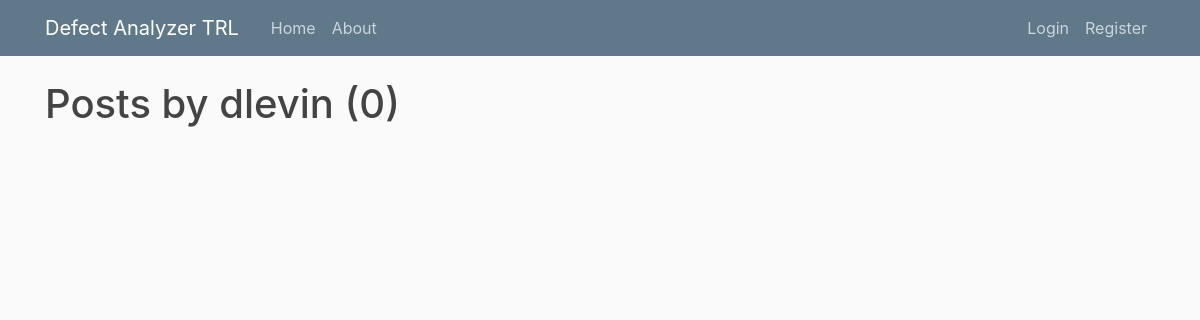
The app's page /user/dlevin, older data.
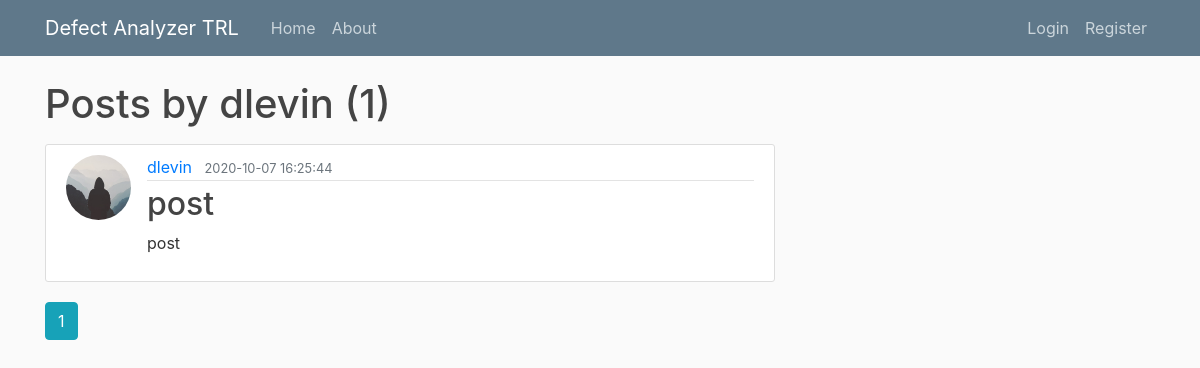
The same page, newer data.
### defect_app/models.py (models this page shows, shortened)
class Post(db.Model):
        id = db.Column(db.Integer, primary_key=True)
        title = db.Column(db.String(100), nullable=False)
        date_posted = db.Column(db.DateTime, nullable=False, default=datetime.datetime.utcnow()+datetime.timedelta(hours=-3))
        content = db.Column(db.Text, nullable=False)
        user_id = db.Column(db.Integer, db.ForeignKey('user.id'), nullable=False)

class User(db.Model, UserMixin):
        id = db.Column(db.Integer, primary_key=True)
        username = db.Column(db.String(20), unique=True, nullable=False)
        email = db.Column(db.String(120), unique=True, nullable=False)
        image_file = db.Column(db.String(20), nullable=False, default='default.jpg')
        password = db.Column(db.String(60), nullable=False)
        posts = db.relationship('Post', backref='author', lazy=True)
        configs = db.relationship('Analyzer_config', backref='author', lazy=True)

### defect_app/users/routes.py (the view)
@users.route("/user/<string:username>")
def user_posts(username):
	page = request.args.get('page', 1, type=int)
	user = User.query.filter_by(username=username).first_or_404()
	posts = Post.query.filter_by(author=user)\
		.order_by(Post.date_posted.desc())\
		.paginate(page=page, per_page=5)
	return render_template('user_posts.html', posts=posts, user=user)

### defect_app/templates/user_posts.html
{% extends "layout.html" %}
{% block content %}
  <h1 class="mb-3">Posts by {{ user.username }} ({{ posts.total }})</h1>
  {% for post in posts.items %}
      <article class="media content-section">
        <img class="rounded-circle article-img" src="{{ url_for('static',filename='profile_pics/' + post.author.image_file) }}">
        <div class="media-body">
          <div class="article-metadata">
            <a class="mr-2" href="{{ url_for('users.user_posts', username=post.author.username) }}">{{ post.author.username }}</a>
            <small class="text-muted">{{ post.date_posted.strftime('%Y-%m-%d %H:%M:%S') }}</small>
          </div>
          <h2><a class="article-title" href="{{ url_for('posts.post', post_id=post.id) }}">{{ post.title }}</a></h2>
          <p class="article-content">{{ post.content }}</p>
        </div>
      </article>
  {% endfor %}
  {% for page_num in posts.iter_pages(left_edge=1, right_edge=1, left_current=1, right_current=2) %}
    {% if page_num %}
      {% if posts.page == page_num %}
        <a class="btn btn-info mb-4" href="{{ url_for('users.user_posts', username=user.username, page=page_num) }}">{{ page_num }}</a>
      {% else %}
        <a class="btn btn-outline-info mb-4" href="{{ url_for('users.user_posts', username=user.username, page=page_num) }}">{{ page_num }}</a>
      {% endif %}
    {% else %}
    ...
    {% endif %}
  {% endfor %}
{% endblock content %}

Row changes from the older to the newer data that the page shows:
added Post: image_file (placeholder picture), author.username "dlevin", date_posted "2020-10-07 16:25:44", title "post", content "post"
Text that changed along with them:
{{ posts.total }}: "0" → "1"
new list line: "1"
